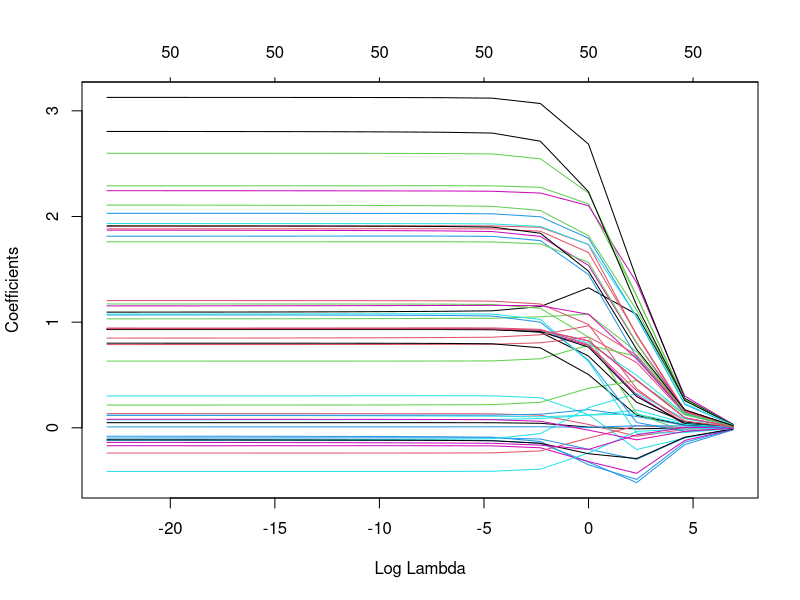
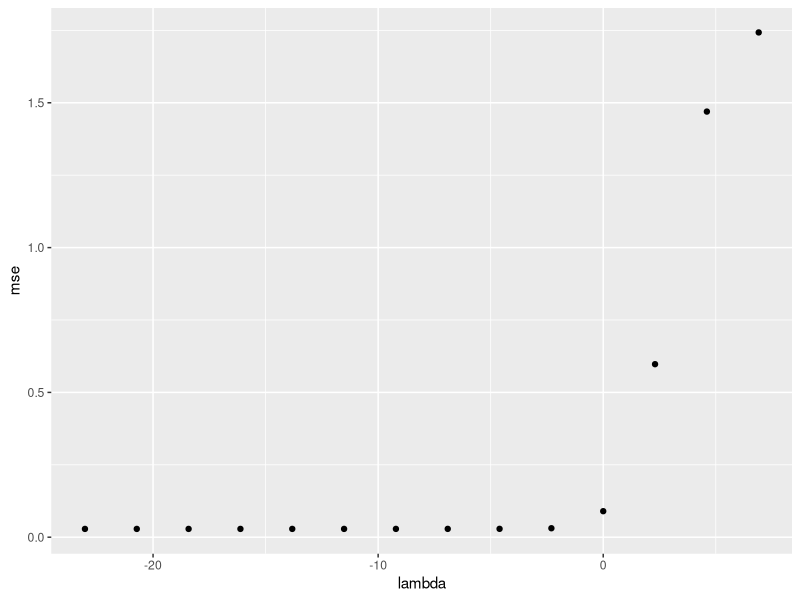
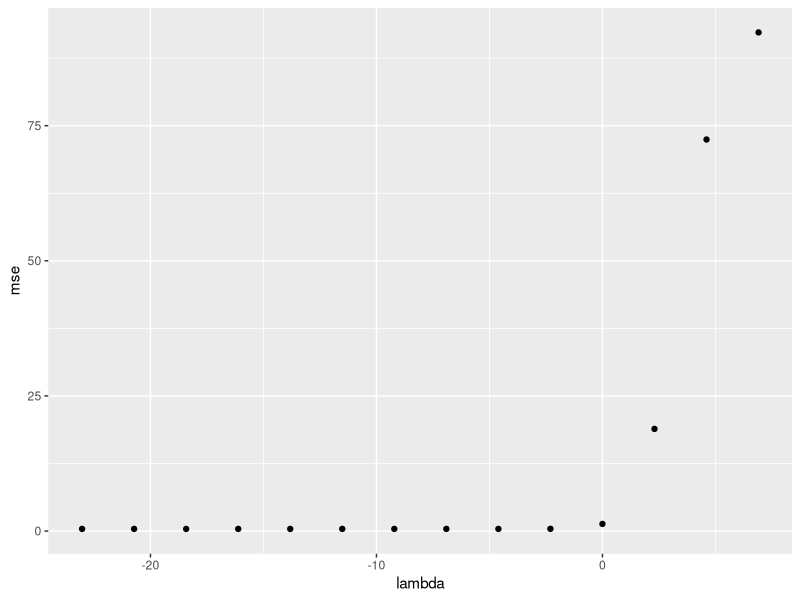
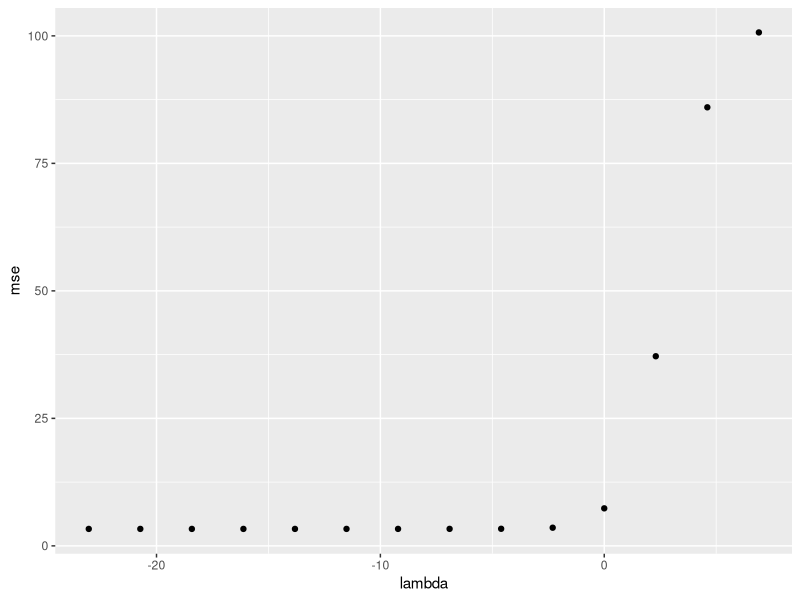
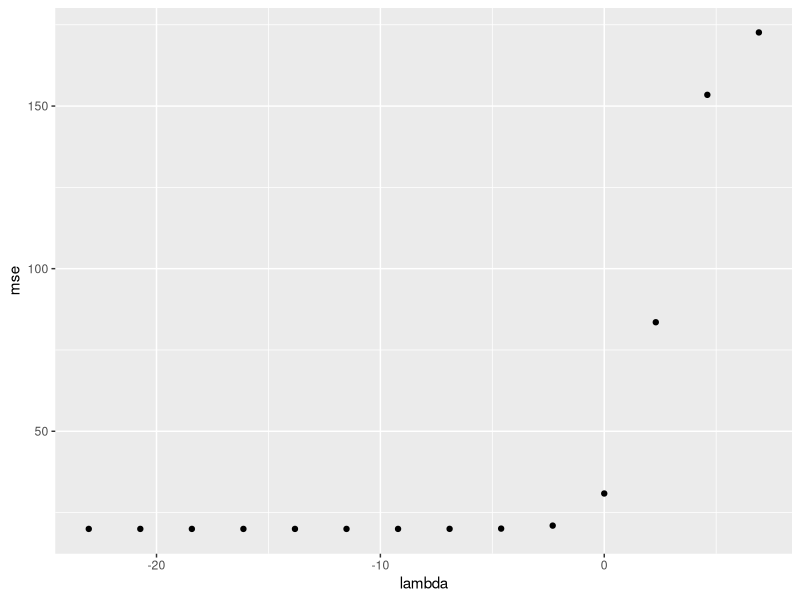
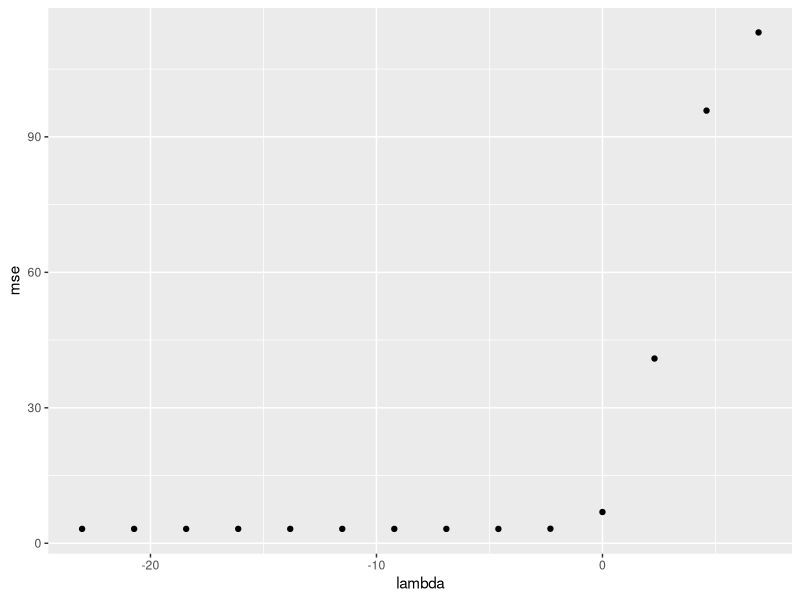

Write R code to recreate these figures, in order.
## ---- chunk 1
knitr::opts_chunk$set(echo = TRUE)
## ---- chunk 2
library(tidyverse)
library(broom)
library(glmnet)
## ---- chunk 3
set.seed(42)
## ---- chunk 4
nn <- 100
pp <- 50

X <- matrix(rnorm(nn*pp), nrow = nn)
ee <- rnorm(nn)
beta <- rpois(pp, lambda = 1)

y <- X %*% beta + ee
## ---- chunk 5
lambda_seq <- 10**(-10:3)
model_ridge <- glmnet(X, y, intercept = FALSE, alpha = 0, lambda = lambda_seq)
## ---- chunk 6
plot(model_ridge, xvar = "lambda")
## ---- chunk 7
ridge_params_regression_mse <- data.frame(
  mse = apply(model_ridge$beta, 2, function(bb) mean((beta - bb)**2)),
  lambda = log(model_ridge$lambda)
)

ridge_params_regression_mse
ggplot(ridge_params_regression_mse, aes(y = mse, x = lambda)) + 
  geom_point()
## ---- chunk 8
ridge_predictions <- predict(model_ridge, newx = X)

ridge_predictions_mse <- data.frame(
  mse = apply(ridge_predictions, 2, function(yy) mean((yy-y)**2)), 
  lambda = log(model_ridge$lambda)
)

ridge_predictions_mse
ggplot(data = ridge_predictions_mse, aes(y = mse, x = lambda)) + 
  geom_point()
## ---- chunk 9
X_new_ID <- matrix(rnorm(nn*pp), nrow = nn)
ee_new_ID <- rnorm(nn)
y_new_ID <- X_new_ID %*% beta + ee_new_ID
## ---- chunk 10
ridge_predictions_ID <- predict(model_ridge, newx = X_new_ID)

ridge_predictions_mse_ID <- data.frame(
  mse = apply(ridge_predictions_ID, 2, function(yy) mean((yy-y_new_ID)**2)), 
  lambda = log(model_ridge$lambda)
)

ridge_predictions_mse_ID
ggplot(data = ridge_predictions_mse_ID, aes(y = mse, x = lambda)) + 
  geom_point()
## ---- chunk 11
X_new_OOD <- matrix(rnorm(nn*pp), nrow = nn)
ee_new_OOD <- rnorm(nn)

beta_new_OOD <- beta + runif(pp)

y_new_OOD <- X_new_OOD %*% beta_new_OOD + ee_new_OOD
## ---- chunk 12
ridge_predictions_OOD <- predict(model_ridge, newx = X_new_OOD)

ridge_predictions_mse_OOD <- data.frame(
  mse = apply(ridge_predictions_OOD, 2, function(yy) mean((yy-y_new_OOD)**2)), 
  lambda = log(model_ridge$lambda)
)

ridge_predictions_mse_OOD
ggplot(data = ridge_predictions_mse_OOD, aes(y = mse, x = lambda)) + 
  geom_point()
## ---- chunk 13
X_new_OOD <- matrix(rt(nn*pp, df = 10), nrow = nn)
ee_new_OOD <- rt(nn, df = 10)
y_new_OOD <- X_new_OOD %*% beta + ee_new_OOD
## ---- chunk 14
ridge_predictions_OOD <- predict(model_ridge, newx = X_new_OOD)

ridge_predictions_mse_OOD <- data.frame(
  mse = apply(ridge_predictions_OOD, 2, function(yy) mean((yy-y_new_OOD)**2)), 
  lambda = log(model_ridge$lambda)
)

ridge_predictions_mse_OOD
ggplot(data = ridge_predictions_mse_OOD, aes(y = mse, x = lambda)) + 
  geom_point()
## ---- chunk 15
least_squares_loss <- function(X, Y, beta)
{
  #' Returns least squares loss
  #'
  #'@param X matrix, dim = (n x p)
  #'@param y vector, dim = (n x 1)
  #'@param beta vector, dim = (p x 1)
  
  sum((Y - X %*% beta)**2)

}

least_squares_gradient <- function(X,Y, beta)
{
  #' Returns least squares gradient
  #'
  #'@param X matrix, dim = (n x p)
  #'@param y vector, dim = (n x 1)
  #'@param beta vector, dim = (p x 1)
  
  -2 * t(X) %*% (Y - X %*% beta)

}
## ---- chunk 16
step_size <- .001
init_step <- .001
min_decrease <- 1
max_steps <- 1000

loss_values <- c()
all_steps <- 1:2
n_steps <- 2

beta_0 <- rep(0, pp)

prev_loss <- least_squares_loss(X, y, beta_0)
prev_grad <- least_squares_gradient(X,y, beta_0)

next_beta <- beta_0 - init_step * prev_grad
next_loss <- least_squares_loss(X,y, next_beta)

prev_beta <- next_beta
loss_values <- c(prev_loss, next_loss)

while (prev_loss - next_loss > min_decrease & n_steps < max_steps) 
{
  next_grad <- least_squares_gradient(X,y, prev_beta)
  next_beta <- prev_beta - step_size * next_grad
  
  prev_beta <- next_beta 
  prev_loss <- next_loss
  
  loss_values <- c(loss_values, next_loss)
  n_steps <- n_steps + 1
  all_steps <- c(all_steps, n_steps)
  next_loss <- least_squares_loss(X, y, next_beta)
}
## ---- chunk 17
ridge_params_regression_mse <- data.frame(
  mse = apply(model_ridge$beta, 2, function(bb) mean((next_beta - bb)**2)),
  lambda = log(model_ridge$lambda)
)

ridge_params_regression_mse
